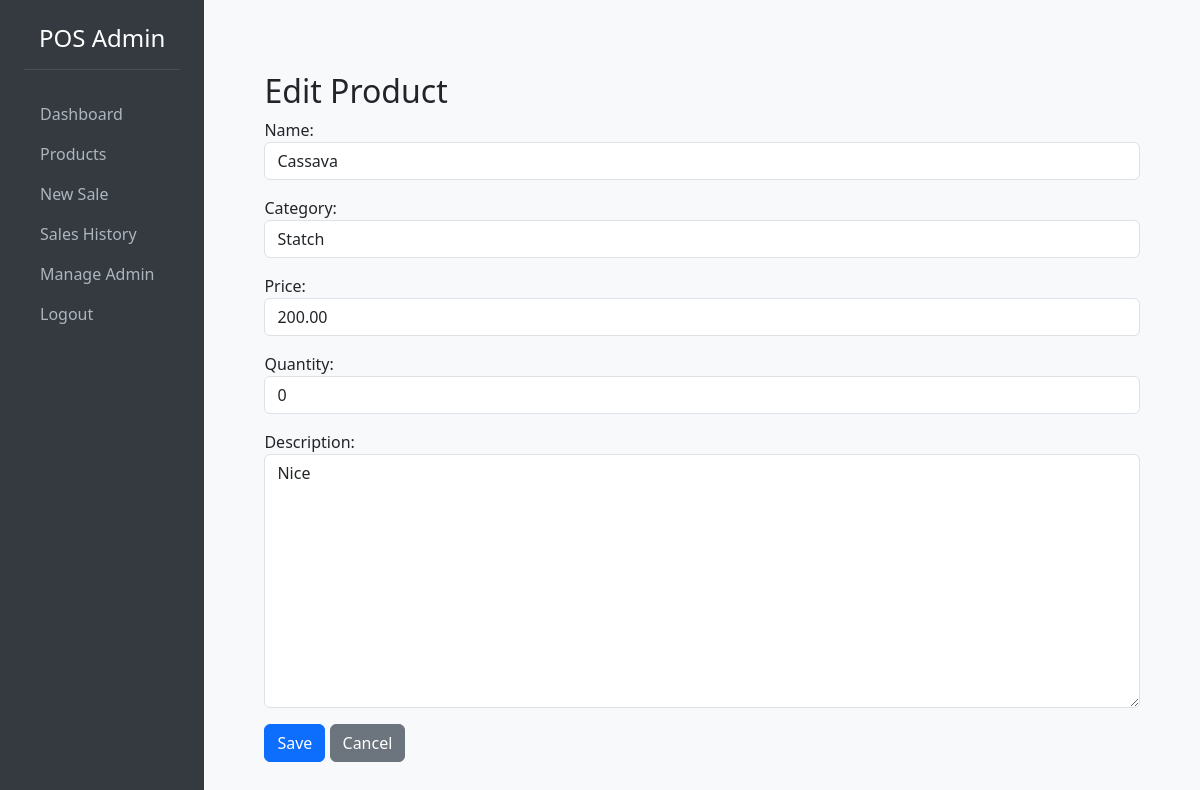
/products/edit/3/ (signed in), run on the app's committed database.
### products/models.py (models this page shows, shortened)
class Product(models.Model):
    name = models.CharField(max_length=100)
    category = models.CharField(max_length=50)
    price = models.DecimalField(max_digits=10, decimal_places=2)
    quantity = models.IntegerField()
    description = models.TextField(blank=True)
    created_at = models.DateTimeField(auto_now_add=True)

### products/views.py (the view)
# urls.py: path('edit/<int:pk>/', views.product_edit_view, name='product-edit'),  # products/edit/<pk>/
@login_required
def product_edit_view(request, pk):
    product = get_object_or_404(Product, pk=pk)
    if request.method == 'POST':
        form = ProductForm(request.POST, instance=product)
        if form.is_valid():
            form.save()
            return redirect('product-list')
    else:
        form = ProductForm(instance=product)
    return render(request, 'products/product_form.html', {'form': form, 'title': 'Edit Product'})

### products/forms.py (shortened to what this page needs)
class ProductForm(forms.ModelForm):
    class Meta:
        model = Product
        fields = ['name', 'category', 'price', 'quantity', 'description']
        widgets = {
            'name': forms.TextInput(attrs={'class': 'form-control', 'placeholder': 'Product Name'}),
            'category': forms.TextInput(attrs={'class': 'form-control', 'placeholder': 'Category'}),
            'price': forms.NumberInput(attrs={'class': 'form-control', 'placeholder': 'Price', 'min': 0}),
            'quantity': forms.NumberInput(attrs={'class': 'form-control', 'placeholder': 'Quantity', 'min': 0}),
            'description': forms.Textarea(attrs={'class': 'form-control', 'placeholder': 'Product Description'}),
        }

### products/templatetags/custom_tags.py (called while the page is built)
@register.simple_tag
def active_class(request, pattern):
    if re.fullmatch(pattern, request.path):
        return 'active'
    return ''

### products/templates/products/product_form.html (shortened to what this page needs)
{% extends 'products/dashboard.html' %}
{% block content %}
<div class="container mt-4">
    <h2>{{ title }}</h2>
    <form method="post" novalidate>
        <div class="mb-3">
            {{ form.name.label_tag }}
            {{ form.name }}
        </div>
        <div class="mb-3">
            {{ form.category.label_tag }}
            {{ form.category }}
        </div>
        <div class="mb-3">
            {{ form.price.label_tag }}
            {{ form.price }}
        </div>
        <div class="mb-3">
            {{ form.quantity.label_tag }}
            {{ form.quantity }}
        </div>
        <div class="mb-3">
            {{ form.description.label_tag }}
            {{ form.description }}
        </div>
        <button type="submit" class="btn btn-primary">Save</button>
        <a href="{% url 'product-list' %}" class="btn btn-secondary">Cancel</a>
    </form>
</div>
{% endblock %}

### products/templates/products/dashboard.html (style rules this page uses)
body { background-color: #f8f9fa; }

### data on the page
Product: name "Cassava", category "Statch", price "200.00", quantity "0", description "Nice"

### other printed values
{{ title }} "Edit Product"
